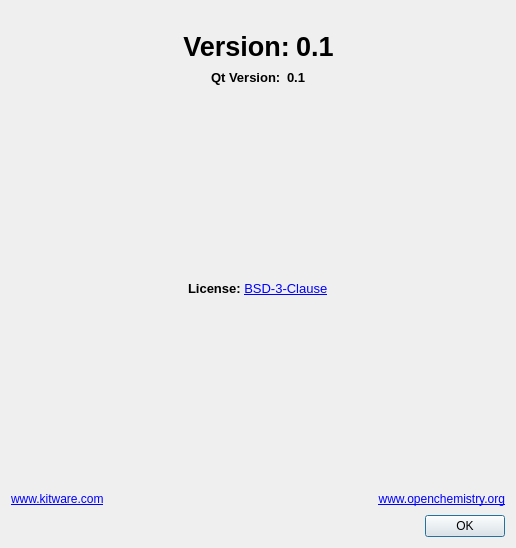
<?xml version="1.0" encoding="UTF-8"?>
<ui version="4.0">
 <class>AboutDialog</class>
 <widget class="QDialog" name="aboutDialog">
  <property name="geometry">
   <rect>
    <x>0</x>
    <y>0</y>
    <width>516</width>
    <height>548</height>
   </rect>
  </property>
  <property name="sizePolicy">
   <sizepolicy hsizetype="Minimum" vsizetype="Minimum">
    <horstretch>0</horstretch>
    <verstretch>0</verstretch>
   </sizepolicy>
  </property>
  <property name="windowTitle">
   <string/>
  </property>
  <property name="modal">
   <bool>true</bool>
  </property>
  <layout class="QVBoxLayout" name="verticalLayout_3">
   <item>
    <widget class="QLabel" name="Image">
     <property name="sizePolicy">
      <sizepolicy hsizetype="Fixed" vsizetype="Fixed">
       <horstretch>0</horstretch>
       <verstretch>0</verstretch>
      </sizepolicy>
     </property>
     <property name="text">
      <string/>
     </property>
     <property name="pixmap">
      <pixmap resource="queuetray.qrc">:/icons/MoleQueue_About.png</pixmap>
     </property>
    </widget>
   </item>
   <item>
    <layout class="QHBoxLayout" name="versionLayout">
     <item>
      <layout class="QHBoxLayout" name="horizontalLayout_3">
       <item>
        <spacer name="horizontalSpacer">
         <property name="orientation">
          <enum>Qt::Horizontal</enum>
         </property>
         <property name="sizeHint" stdset="0">
          <size>
           <width>40</width>
           <height>20</height>
          </size>
         </property>
        </spacer>
       </item>
       <item>
        <widget class="QLabel" name="versionLabel">
         <property name="text">
          <string>&lt;html&gt;&lt;head/&gt;&lt;body&gt;&lt;p&gt;&lt;span style=&quot; font-size:20pt; font-weight:600;&quot;&gt;Version:&lt;/span&gt;&lt;/p&gt;&lt;/body&gt;&lt;/html&gt;</string>
         </property>
         <property name="textFormat">
          <enum>Qt::AutoText</enum>
         </property>
         <property name="alignment">
          <set>Qt::AlignCenter</set>
         </property>
        </widget>
       </item>
       <item>
        <widget class="QLabel" name="version">
         <property name="text">
          <string>&lt;html&gt;&lt;head/&gt;&lt;body&gt;&lt;p&gt;&lt;span style=&quot; font-size:20pt; font-weight:600;&quot;&gt;0.1&lt;/span&gt;&lt;/p&gt;&lt;/body&gt;&lt;/html&gt;</string>
         </property>
         <property name="textInteractionFlags">
          <set>Qt::LinksAccessibleByMouse|Qt::TextSelectableByMouse</set>
         </property>
        </widget>
       </item>
       <item>
        <spacer name="horizontalSpacer_2">
         <property name="orientation">
          <enum>Qt::Horizontal</enum>
         </property>
         <property name="sizeHint" stdset="0">
          <size>
           <width>40</width>
           <height>20</height>
          </size>
         </property>
        </spacer>
       </item>
      </layout>
     </item>
    </layout>
   </item>
   <item>
    <layout class="QHBoxLayout" name="qtLayout">
     <item>
      <spacer name="horizontalSpacer_6">
       <property name="orientation">
        <enum>Qt::Horizontal</enum>
       </property>
       <property name="sizeHint" stdset="0">
        <size>
         <width>40</width>
         <height>20</height>
        </size>
       </property>
      </spacer>
     </item>
     <item>
      <widget class="QLabel" name="qtVersionLabel">
       <property name="text">
        <string>&lt;html&gt;&lt;head/&gt;&lt;body&gt;&lt;p&gt;&lt;span style=&quot; font-size:10pt; font-weight:600;&quot;&gt;Qt Version:&lt;/span&gt;&lt;/p&gt;&lt;/body&gt;&lt;/html&gt;</string>
       </property>
      </widget>
     </item>
     <item>
      <widget class="QLabel" name="qtVersion">
       <property name="text">
        <string>&lt;html&gt;&lt;head/&gt;&lt;body&gt;&lt;p&gt;&lt;span style=&quot; font-size:10pt; font-weight:600;&quot;&gt;0.1&lt;/span&gt;&lt;/p&gt;&lt;/body&gt;&lt;/html&gt;</string>
       </property>
       <property name="textInteractionFlags">
        <set>Qt::LinksAccessibleByMouse|Qt::TextSelectableByMouse</set>
       </property>
      </widget>
     </item>
     <item>
      <spacer name="horizontalSpacer_7">
       <property name="orientation">
        <enum>Qt::Horizontal</enum>
       </property>
       <property name="sizeHint" stdset="0">
        <size>
         <width>40</width>
         <height>20</height>
        </size>
       </property>
      </spacer>
     </item>
    </layout>
   </item>
   <item>
    <spacer name="verticalSpacer">
     <property name="orientation">
      <enum>Qt::Vertical</enum>
     </property>
     <property name="sizeHint" stdset="0">
      <size>
       <width>20</width>
       <height>5</height>
      </size>
     </property>
    </spacer>
   </item>
   <item>
    <layout class="QHBoxLayout" name="license">
     <item>
      <spacer name="horizontalSpacer_8">
       <property name="orientation">
        <enum>Qt::Horizontal</enum>
       </property>
       <property name="sizeHint" stdset="0">
        <size>
         <width>40</width>
         <height>20</height>
        </size>
       </property>
      </spacer>
     </item>
     <item>
      <widget class="QLabel" name="licenseLabel">
       <property name="text">
        <string>&lt;html&gt;&lt;head/&gt;&lt;body&gt;&lt;p&gt;&lt;span style=&quot; font-size:10pt; font-weight:600;&quot;&gt;License: &lt;/span&gt;&lt;a href=&quot;http://opensource.org/licenses/BSD-3-Clause&quot;&gt;&lt;span style=&quot; font-size:10pt; text-decoration: underline; color:#0000ff;&quot;&gt;BSD-3-Clause&lt;/span&gt;&lt;/a&gt;&lt;/p&gt;&lt;/body&gt;&lt;/html&gt;</string>
       </property>
      </widget>
     </item>
     <item>
      <spacer name="horizontalSpacer_9">
       <property name="orientation">
        <enum>Qt::Horizontal</enum>
       </property>
       <property name="sizeHint" stdset="0">
        <size>
         <width>40</width>
         <height>20</height>
        </size>
       </property>
      </spacer>
     </item>
    </layout>
   </item>
   <item>
    <spacer name="verticalSpacer_2">
     <property name="orientation">
      <enum>Qt::Vertical</enum>
     </property>
     <property name="sizeHint" stdset="0">
      <size>
       <width>20</width>
       <height>5</height>
      </size>
     </property>
    </spacer>
   </item>
   <item>
    <layout class="QHBoxLayout" name="urlsLayout">
     <item>
      <widget class="QLabel" name="label_3">
       <property name="text">
        <string>&lt;html&gt;&lt;head/&gt;&lt;body&gt;&lt;p&gt;&lt;a href=&quot;http://www.kitware.com&quot;&gt;&lt;span style=&quot; text-decoration: underline; color:#0000ff;&quot;&gt;www.kitware.com&lt;/span&gt;&lt;/a&gt;&lt;/p&gt;&lt;/body&gt;&lt;/html&gt;</string>
       </property>
       <property name="openExternalLinks">
        <bool>true</bool>
       </property>
      </widget>
     </item>
     <item>
      <spacer name="horizontalSpacer_3">
       <property name="orientation">
        <enum>Qt::Horizontal</enum>
       </property>
       <property name="sizeHint" stdset="0">
        <size>
         <width>40</width>
         <height>20</height>
        </size>
       </property>
      </spacer>
     </item>
     <item>
      <widget class="QLabel" name="label_2">
       <property name="text">
        <string>&lt;html&gt;&lt;head/&gt;&lt;body&gt;&lt;p&gt;&lt;a href=&quot;http://www.openchemistry.org&quot;&gt;&lt;span style=&quot; text-decoration: underline; color:#0000ff;&quot;&gt;www.openchemistry.org&lt;/span&gt;&lt;/a&gt;&lt;/p&gt;&lt;/body&gt;&lt;/html&gt;</string>
       </property>
       <property name="textFormat">
        <enum>Qt::RichText</enum>
       </property>
       <property name="alignment">
        <set>Qt::AlignRight|Qt::AlignTrailing|Qt::AlignVCenter</set>
       </property>
       <property name="openExternalLinks">
        <bool>true</bool>
       </property>
      </widget>
     </item>
    </layout>
   </item>
   <item>
    <layout class="QHBoxLayout">
     <property name="spacing">
      <number>6</number>
     </property>
     <property name="margin">
      <number>0</number>
     </property>
     <item>
      <spacer>
       <property name="orientation">
        <enum>Qt::Horizontal</enum>
       </property>
       <property name="sizeHint" stdset="0">
        <size>
         <width>0</width>
         <height>20</height>
        </size>
       </property>
      </spacer>
     </item>
     <item>
      <widget class="QPushButton" name="OK">
       <property name="text">
        <string>OK</string>
       </property>
      </widget>
     </item>
    </layout>
   </item>
  </layout>
  <zorder>Image</zorder>
 </widget>
 <resources>
  <include location="queuetray.qrc"/>
 </resources>
 <connections>
  <connection>
   <sender>OK</sender>
   <signal>clicked()</signal>
   <receiver>aboutDialog</receiver>
   <slot>accept()</slot>
   <hints>
    <hint type="sourcelabel">
     <x>278</x>
     <y>253</y>
    </hint>
    <hint type="destinationlabel">
     <x>96</x>
     <y>254</y>
    </hint>
   </hints>
  </connection>
 </connections>
</ui>
